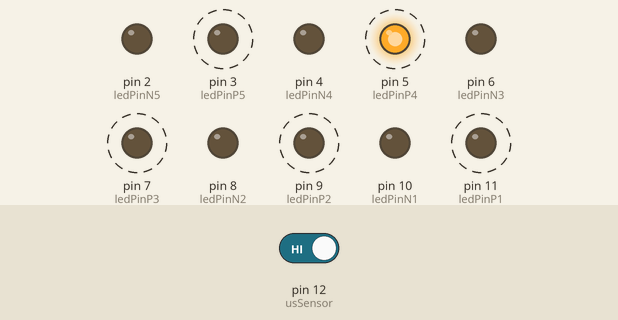
A sketch run on a simulated Arduino Uno, built with avr-gcc and run on an emulated ATmega328P. Parts: output pins drawn as LEDs (lit = HIGH). Dashed ring = blinking. The inputs (shaded band) are chosen by the test bench; at power-on: pin 12 (usSensor) HIGH.

Above: at 1.45 s.
2.0 s: pin 12 (usSensor) driven LOW
At 2.9 s:
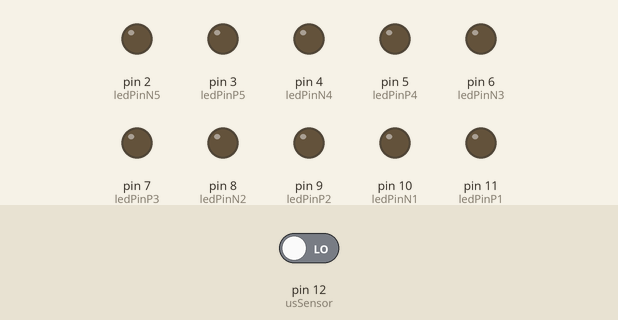
3.6 s: pin 12 (usSensor) driven HIGH
At 3.75 s:
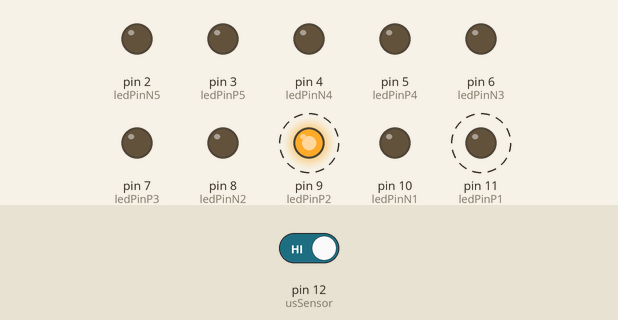
Timing chart, 0 to 12.7 s (numbered marks = the images above; inputs shaded):
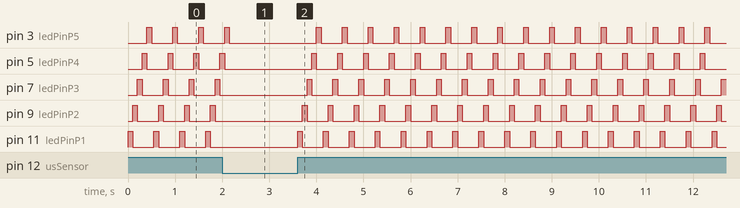

Measured:
- after the input at 2.0 s, pin 3 (ledPinP5): goes on until 2.2 s, then stays LOW; pin 5 (ledPinP4): goes on until 2.1 s, then stays LOW; pin 7 (ledPinP3), pin 9 (ledPinP2), pin 11 (ledPinP1): stops changing and stays LOW
- after the input at 3.6 s, pin 3 (ledPinP5): alternates HIGH for 0.10 s and LOW for 0.45 s, starting after 0.40 s; pin 5 (ledPinP4): alternates HIGH for 0.10 s and LOW for 0.45 s, starting after 0.30 s
- by itself, pin 3 (ledPinP5), pin 5 (ledPinP4), pin 7 (ledPinP3), pin 9 (ledPinP2), pin 11 (ledPinP1): alternates HIGH for 0.10 s and LOW for 0.45 s

The sketch:

simple_led_ir_system.ino
```cpp
int usSensor = 12;
int ledPinP1 = 11;
int ledPinN1 = 10;
int ledPinP2 = 9;
int ledPinN2 = 8;
int ledPinP3 = 7;
int ledPinN3 = 6;
int ledPinP4 = 5;
int ledPinN4 = 4;
int ledPinP5 = 3;
int ledPinN5 = 2;
void setup() {
  Serial.begin(9600);
  // put your setup code here, to run once:
pinMode(usSensor, INPUT);
pinMode(ledPinP1, OUTPUT);
pinMode(ledPinN1, OUTPUT);
pinMode(ledPinP2, OUTPUT);
pinMode(ledPinN2, OUTPUT);
pinMode(ledPinP3, OUTPUT);
pinMode(ledPinN3, OUTPUT);
pinMode(ledPinP4, OUTPUT);
pinMode(ledPinN4, OUTPUT);
pinMode(ledPinP5, OUTPUT);
pinMode(ledPinN5, OUTPUT);
}

void loop() {
  // put your main code here, to run repeatedly:
int inValue = digitalRead(usSensor);
if (inValue == 0)
  {
    digitalWrite(ledPinP1, LOW);
    digitalWrite(ledPinP2, LOW);
    digitalWrite(ledPinN3, LOW);
    digitalWrite(ledPinP4, LOW);
    digitalWrite(ledPinN5, LOW);
    }
 else
 {
    digitalWrite(ledPinP1, HIGH);
    digitalWrite(ledPinN1, LOW);
    delay(100);
    digitalWrite(ledPinP1, LOW);

    digitalWrite(ledPinP2, HIGH);
    digitalWrite(ledPinN2, LOW);
    delay(100);
    digitalWrite(ledPinP2, LOW);

    digitalWrite(ledPinP3, HIGH);
    digitalWrite(ledPinN3, LOW);
    delay(100);
    digitalWrite(ledPinP3, LOW);

    digitalWrite(ledPinP4, HIGH);
    digitalWrite(ledPinN4, LOW);
    delay(100);
    digitalWrite(ledPinP4, LOW);

    digitalWrite(ledPinP5, HIGH);
    digitalWrite(ledPinN5, LOW);
    delay(100);
    digitalWrite(ledPinP5, LOW);
  }
  delay(50);
}
```
